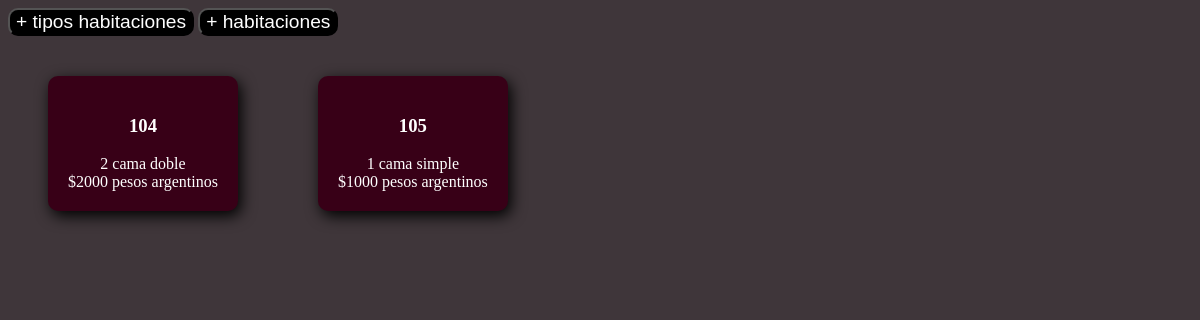
Before: /habitaciones.php with the older database file.
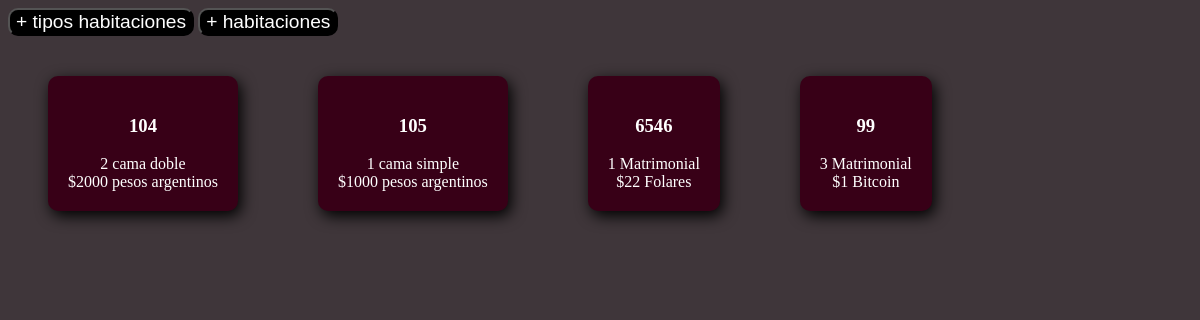
After: the same page with the newer database file.
### tables this page shows
CREATE TABLE IF NOT EXISTS `habitacion` (
  `id` int NOT NULL AUTO_INCREMENT,
  `nombre` varchar(100) NOT NULL,
  `id_servi_habitacion` int NOT NULL,
  `habilitado` varchar(5) NOT NULL,
  PRIMARY KEY (`id`),
  UNIQUE KEY `id_servi_habitacion` (`id_servi_habitacion`)
);

CREATE TABLE IF NOT EXISTS `servi_habitacion` (
  `id` int NOT NULL AUTO_INCREMENT,
  `cantidad_persona` int NOT NULL,
  `descripcion` varchar(500) NOT NULL,
  `costo` int NOT NULL,
  `moneda` varchar(150) NOT NULL,
  PRIMARY KEY (`id`)
);

### habitaciones.php (the view, shortened to what this page needs)
<!DOCTYPE html>
<html lang="en">
<head>
    <link rel="stylesheet" href="estilo.css">
</head>
<body>
    <header>
        <button><a href="cargarTipoHabitacion.php">+ tipos habitaciones</a></button>
        <button><a href="cargarHabitacion.php">+ habitaciones</a></button>
    </header>
    <?php
                include('conexion.php');
                $habi = mysqli_query($conexion, "SELECT * FROM `habitacion` inner join servi_habitacion on habitacion.id_servi_habitacion = servi_habitacion.id WHERE 1 order by nombre asc");
                while ($a = mysqli_fetch_array($habi)) {
                    echo "<div class='verHabi' >";
                    echo "<h3>".$a['nombre']."</h3> ";
                    echo $a['cantidad_persona']." ".$a['descripcion']." <br>";
                    echo "$".$a['costo']." ".$a['moneda'];
                    echo "</div>";
                }
        ?>
</body>
</html>

### estilo.css (style rules this page uses)
body { background-color: #3f363a; }
button { font-size: 120%; background-color: black; color: white; border-radius: 10px; }
a { text-decoration: none; color: white; }
.verHabi { display: inline-block; color: white; text-align: center; background-color: #380017; padding: 20px; width: auto; border-radius: 10px; margin: 40px; box-shadow: 3px 5px 15px black; transition: all 500ms ease; }

Changed rows visible on the page:
added habitacion: nombre "6546", id_servi_habitacion.cantidad_persona "1", id_servi_habitacion.descripcion "Matrimonial", id_servi_habitacion.costo "22", id_servi_habitacion.moneda "Folares"
added habitacion: nombre "99", id_servi_habitacion.cantidad_persona "3", id_servi_habitacion.descripcion "Matrimonial", id_servi_habitacion.costo "1", id_servi_habitacion.moneda "Bitcoin"
